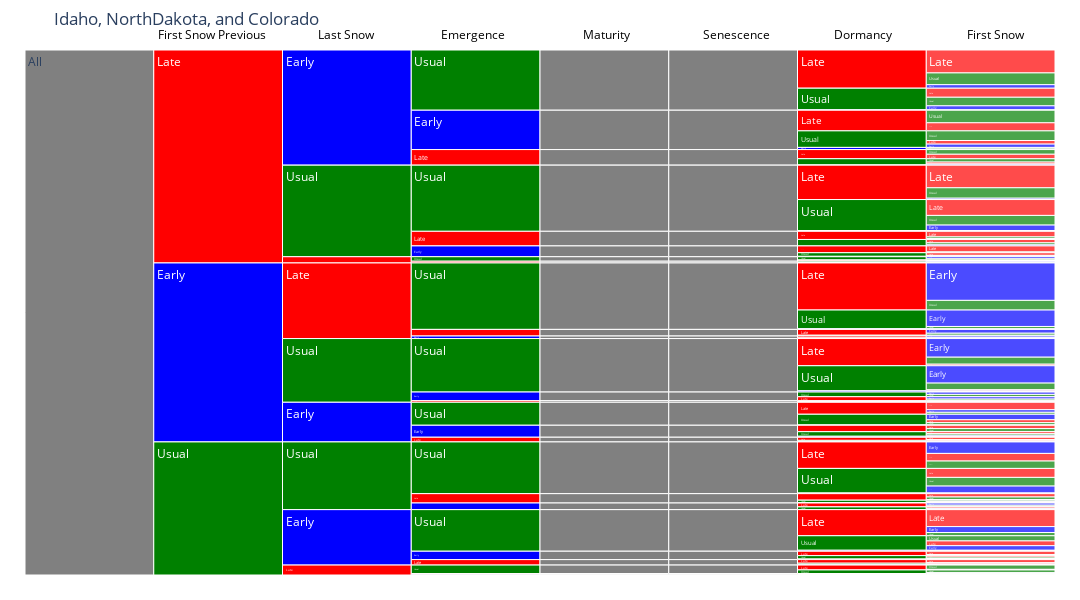

The notebook cell saved with this chart:
### Code cell
def get_color(value):
    if value == 'Late':
        return 'red'
    elif value == 'Usual':
        return 'green'
    elif value == 'Early':
        return 'blue'
    else:
        return 'grey'

fig = px.icicle(df, path=[px.Constant('All'), 'First Snow Previous', 'Last Snow', 'Emergence', 'Maturity', 'Senescence', 'Dormancy', 'First Snow'], labels={'id': 'Crop'})

fig.update_traces(root_color="lightgrey", marker=dict(colors=[get_color(value) for value in fig.data[0].labels]))

fig.update_layout(
    width=1080,
    height=600,
    title=title,
    margin=dict(t=50, l=25, r=25, b=25),
    annotations=[
        dict(x=0.127, y=1.05, text="First Snow Previous", showarrow=False, xref="paper", yref="paper", font=dict(size=12, color="black")),
        dict(x=0.283, y=1.05, text="Last Snow", showarrow=False, xref="paper", yref="paper", font=dict(size=12, color="black")),
        dict(x=0.435, y=1.05, text="Emergence", showarrow=False, xref="paper", yref="paper", font=dict(size=12, color="black")),
        dict(x=0.565, y=1.05, text="Maturity", showarrow=False, xref="paper", yref="paper", font=dict(size=12, color="black")),
        dict(x=0.725, y=1.05, text="Senescence", showarrow=False, xref="paper", yref="paper", font=dict(size=12, color="black")),
        dict(x=0.845, y=1.05, text="Dormancy", showarrow=False, xref="paper", yref="paper", font=dict(size=12, color="black")),
        dict(x=0.973, y=1.05, text="First Snow", showarrow=False, xref="paper", yref="paper", font=dict(size=12, color="black"))
    ]
)

fig.show()

### Figure 1 — Plotly figure (JSON) as saved in the notebook; plotly's stock layout.template omitted (floating-point values rounded to 4 significant figures; data arrays with more than 128 entries replaced by an {"elided": "..."} marker saying what was removed)
{"data": [{"branchvalues": "total", "domain": {"x": [0, 1], "y": [0, 1]}, "hovertemplate": "labels=%{label}<br>count=%{value}<br>parent=%{parent}<br>Crop=%{id}<extra></extra>", "ids": {"elided": "333 str values"}, "labels": {"elided": "333 str values"}, "marker": {"colors": {"elided": "333 str values"}}, "name": "", "parents": {"elided": "333 str values"}, "root": {"color": "lightgrey"}, "type": "icicle", "values": {"elided": "333 int values"}}], "layout": {"annotations": [{"font": {"color": "black", "size": 12}, "showarrow": false, "text": "First Snow Previous", "x": 0.127, "xref": "paper", "y": 1.05, "yref": "paper"}, {"font": {"color": "black", "size": 12}, "showarrow": false, "text": "Last Snow", "x": 0.283, "xref": "paper", "y": 1.05, "yref": "paper"}, {"font": {"color": "black", "size": 12}, "showarrow": false, "text": "Emergence", "x": 0.435, "xref": "paper", "y": 1.05, "yref": "paper"}, {"font": {"color": "black", "size": 12}, "showarrow": false, "text": "Maturity", "x": 0.565, "xref": "paper", "y": 1.05, "yref": "paper"}, {"font": {"color": "black", "size": 12}, "showarrow": false, "text": "Senescence", "x": 0.725, "xref": "paper", "y": 1.05, "yref": "paper"}, {"font": {"color": "black", "size": 12}, "showarrow": false, "text": "Dormancy", "x": 0.845, "xref": "paper", "y": 1.05, "yref": "paper"}, {"font": {"color": "black", "size": 12}, "showarrow": false, "text": "First Snow", "x": 0.973, "xref": "paper", "y": 1.05, "yref": "paper"}], "height": 600, "legend": {"tracegroupgap": 0}, "margin": {"b": 25, "l": 25, "r": 25, "t": 50}, "title": {"text": "Idaho, NorthDakota, and Colorado"}, "width": 1080}}
